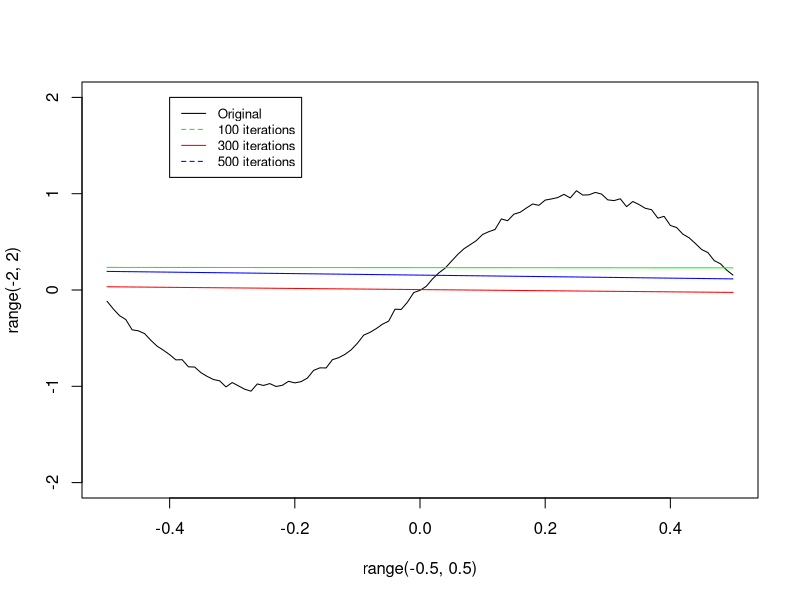

Write R code to recreate this figure.
#Creating the sigmoid function
sigmoid <- function(x)
{
  y <- 1/(1 + exp(-x))
  return(y)
}

#Creating the dataset
x2 <- seq(-0.5,0.5, by = 0.01)
l <- length(x2)
x1 <- rep(1,l)
x <- rbind(x1,x2)
noise <- rnorm(l,0,0.02)
r <-   sin(6 * x2) + noise


##Implementing Multi Layer Perceptron using Back Propagation
nn <- function(iter = 300,x,r)
{
  l <- ncol(x)
  #Setting a step function
  n <- 0.01
  #Initializing the values of w and v
  w <- matrix(c(runif(1,-0.01,0.01),runif(1,-0.01,0.01),runif(1,-0.01,0.01),runif(1,-0.01,0.01)),nrow = 2,ncol = 2)
  v <- c(runif(1,-0.01,0.01),runif(1,-0.01,0.01),runif(1,-0.01,0.01))
  
  #Setting some empty parameters
  z <- c()
  d_v <- c()
  d_w <- matrix(,nrow = 2, ncol = 2)
  for(j in seq(1,iter))
  {
    for(t in seq(1,l))
    {
      for(h in seq(1,2))
      {
        z[h] = sigmoid(w[h,1]+ w[h,2]*x[2,t])
      }
      y <- sum(v * c(1,z))
      for(i in seq(1,3))
      {
        d_v <- n * (r[t] - y)*c(1,z)
      }
      for(h in seq(1,2))
      {
        d_w[h,1] <- n*sum((r[t] - y) * v[h+1])*z[h]*(1-z[h])*x[1,t]
        d_w[h,2] <- n*sum((r[t] - y) * v[h+1])*z[h]*(1-z[h])*x[2,t]
      }
      for(i in seq(1,3))
      {
        v[i] <- v[i] + d_v[i]
      }
      for(h in seq(1,2))
      {
        w[h,1] <- w[h,1] + d_w[h,1]
        w[h,2] <- w[h,2] + d_w[h,2]
      }
    }
  }
  return(c(w[1,1],w[1,2],w[2,1],w[2,2],v))
}

output <- function(p,x)
{
  z <- c()
  l <- ncol(x)
  w <- matrix(p[1:4],nrow = 2,ncol=2)
  v <- p[5:7]
  f <- c()
  for(t in seq(1,l))
  {
    z[1] <- sigmoid(w[1,1] + w[1,2]*x[2,t])
    z[2] <- sigmoid(w[2,1] + w[2,2]*x[2,t])
    temp <- sum(v * c(1,z))
    f <- c(f,temp)
  }
  return(f)
}

plot(range(-0.5,0.5), range(-2,2), type='n')
lines(x2,r)

p1 <- nn(100,x,r)
o1 <- output(p1,x)
lines(x2, o1, type='l', col='green')

p2 <- nn(300,x,r)
o2 <- output(p2,x)
lines(x2, o2, type='l', col='red')

p3 <- nn(500,x,r)
o3 <- output(p3,x)
lines(x2, o3, type='l', col='blue')

legend(-0.4,2, legend=c("Original","100 iterations", "300 iterations", "500 iterations"),
       col=c("black","green","red","blue"), lty=1:2, cex=0.8)
